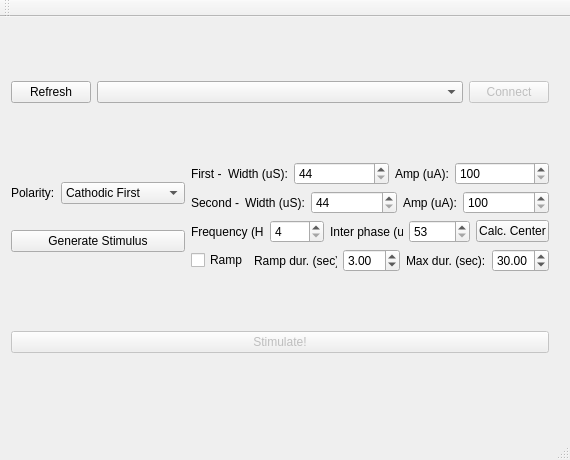
<?xml version="1.0" encoding="UTF-8"?>
<ui version="4.0">
 <class>MainWindow</class>
 <widget class="QMainWindow" name="MainWindow">
  <property name="geometry">
   <rect>
    <x>0</x>
    <y>0</y>
    <width>570</width>
    <height>460</height>
   </rect>
  </property>
  <property name="windowTitle">
   <string>MainWindow</string>
  </property>
  <widget class="QWidget" name="centralWidget">
   <widget class="QWidget" name="centralVerticalLayoutWidget">
    <property name="geometry">
     <rect>
      <x>0</x>
      <y>0</y>
      <width>560</width>
      <height>400</height>
     </rect>
    </property>
    <layout class="QVBoxLayout" name="centralVerticalLayout" stretch="0,1,0">
     <item>
      <layout class="QHBoxLayout" name="deviceHorizontalLayout" stretch="0,0,0">
       <item>
        <widget class="QPushButton" name="deviceRefreshPushButton">
         <property name="text">
          <string>Refresh</string>
         </property>
        </widget>
       </item>
       <item>
        <widget class="QComboBox" name="deviceComboBox">
         <property name="sizePolicy">
          <sizepolicy hsizetype="Preferred" vsizetype="Fixed">
           <horstretch>1</horstretch>
           <verstretch>0</verstretch>
          </sizepolicy>
         </property>
        </widget>
       </item>
       <item>
        <widget class="QPushButton" name="deviceConnectPushButton">
         <property name="enabled">
          <bool>false</bool>
         </property>
         <property name="text">
          <string>Connect</string>
         </property>
        </widget>
       </item>
      </layout>
     </item>
     <item>
      <layout class="QHBoxLayout" name="designHorizontalLayout" stretch="0,0">
       <item>
        <layout class="QVBoxLayout" name="stimDesignVerticalLayout">
         <item>
          <layout class="QHBoxLayout" name="stimDesignHorizontalLayout">
           <item>
            <widget class="QLabel" name="polarityLabel">
             <property name="text">
              <string>Polarity:</string>
             </property>
            </widget>
           </item>
           <item>
            <widget class="QComboBox" name="polarityComboBox">
             <item>
              <property name="text">
               <string>Cathodic First</string>
              </property>
             </item>
             <item>
              <property name="text">
               <string>Anodic First</string>
              </property>
             </item>
             <item>
              <property name="text">
               <string>Monophasic-Like</string>
              </property>
             </item>
            </widget>
           </item>
          </layout>
         </item>
         <item>
          <widget class="QPushButton" name="stimGenPushButton">
           <property name="text">
            <string>Generate Stimulus</string>
           </property>
          </widget>
         </item>
        </layout>
       </item>
       <item>
        <layout class="QVBoxLayout" name="waveformVerticalLayout">
         <item>
          <layout class="QHBoxLayout" name="phaseOneHorizontalLayout">
           <item>
            <widget class="QLabel" name="phaseOneLabel">
             <property name="text">
              <string>First -</string>
             </property>
            </widget>
           </item>
           <item>
            <widget class="QLabel" name="phaseOneWidthLabel">
             <property name="text">
              <string>Width (uS):</string>
             </property>
            </widget>
           </item>
           <item>
            <widget class="QSpinBox" name="phaseOneWidthSpinBox">
             <property name="sizePolicy">
              <sizepolicy hsizetype="Minimum" vsizetype="Fixed">
               <horstretch>1</horstretch>
               <verstretch>0</verstretch>
              </sizepolicy>
             </property>
             <property name="minimum">
              <number>44</number>
             </property>
             <property name="maximum">
              <number>65535</number>
             </property>
            </widget>
           </item>
           <item>
            <widget class="QLabel" name="phaseOneAmpLabel">
             <property name="text">
              <string>Amp (uA):</string>
             </property>
            </widget>
           </item>
           <item>
            <widget class="QSpinBox" name="phaseOneAmpSpinBox">
             <property name="sizePolicy">
              <sizepolicy hsizetype="Minimum" vsizetype="Fixed">
               <horstretch>1</horstretch>
               <verstretch>0</verstretch>
              </sizepolicy>
             </property>
             <property name="minimum">
              <number>100</number>
             </property>
             <property name="maximum">
              <number>10000</number>
             </property>
            </widget>
           </item>
          </layout>
         </item>
         <item>
          <layout class="QHBoxLayout" name="phaseTwoHorizontalLayout">
           <item>
            <widget class="QLabel" name="phaseTwoLabel">
             <property name="text">
              <string>Second -</string>
             </property>
            </widget>
           </item>
           <item>
            <widget class="QLabel" name="phaseTwoWidthLabel">
             <property name="text">
              <string>Width (uS):</string>
             </property>
            </widget>
           </item>
           <item>
            <widget class="QSpinBox" name="phaseTwoWidthSpinBox">
             <property name="sizePolicy">
              <sizepolicy hsizetype="Minimum" vsizetype="Fixed">
               <horstretch>1</horstretch>
               <verstretch>0</verstretch>
              </sizepolicy>
             </property>
             <property name="minimum">
              <number>44</number>
             </property>
             <property name="maximum">
              <number>65535</number>
             </property>
            </widget>
           </item>
           <item>
            <widget class="QLabel" name="phaseTwoAmpLabel">
             <property name="text">
              <string>Amp (uA):</string>
             </property>
            </widget>
           </item>
           <item>
            <widget class="QSpinBox" name="phaseTwoAmpSpinBox">
             <property name="sizePolicy">
              <sizepolicy hsizetype="Minimum" vsizetype="Fixed">
               <horstretch>1</horstretch>
               <verstretch>0</verstretch>
              </sizepolicy>
             </property>
             <property name="minimum">
              <number>100</number>
             </property>
             <property name="maximum">
              <number>10000</number>
             </property>
            </widget>
           </item>
          </layout>
         </item>
         <item>
          <layout class="QHBoxLayout" name="interphaseHorizontalLayout">
           <item>
            <widget class="QLabel" name="label_3">
             <property name="text">
              <string>Frequency (Hz):</string>
             </property>
            </widget>
           </item>
           <item>
            <widget class="QSpinBox" name="spinBox">
             <property name="minimum">
              <number>4</number>
             </property>
             <property name="maximum">
              <number>5000</number>
             </property>
            </widget>
           </item>
           <item>
            <widget class="QLabel" name="interphaseLabel">
             <property name="text">
              <string>Inter phase (uS):</string>
             </property>
            </widget>
           </item>
           <item>
            <widget class="QSpinBox" name="interphaseSpinBox">
             <property name="minimum">
              <number>53</number>
             </property>
             <property name="maximum">
              <number>65535</number>
             </property>
            </widget>
           </item>
           <item>
            <spacer name="horizontalSpacer_3">
             <property name="orientation">
              <enum>Qt::Horizontal</enum>
             </property>
             <property name="sizeHint" stdset="0">
              <size>
               <width>40</width>
               <height>20</height>
              </size>
             </property>
            </spacer>
           </item>
           <item>
            <widget class="QPushButton" name="interphaseCenterButton">
             <property name="text">
              <string>Calc. Center</string>
             </property>
            </widget>
           </item>
          </layout>
         </item>
         <item>
          <layout class="QHBoxLayout" name="sequenceHorizontalLayout">
           <item>
            <widget class="QCheckBox" name="rampCheckBox">
             <property name="text">
              <string>Ramp</string>
             </property>
            </widget>
           </item>
           <item>
            <spacer name="horizontalSpacer">
             <property name="orientation">
              <enum>Qt::Horizontal</enum>
             </property>
             <property name="sizeHint" stdset="0">
              <size>
               <width>40</width>
               <height>20</height>
              </size>
             </property>
            </spacer>
           </item>
           <item>
            <widget class="QLabel" name="label">
             <property name="text">
              <string>Ramp dur. (sec):</string>
             </property>
            </widget>
           </item>
           <item>
            <widget class="QDoubleSpinBox" name="doubleSpinBox">
             <property name="value">
              <double>3.000000000000000</double>
             </property>
            </widget>
           </item>
           <item>
            <spacer name="horizontalSpacer_2">
             <property name="orientation">
              <enum>Qt::Horizontal</enum>
             </property>
             <property name="sizeHint" stdset="0">
              <size>
               <width>40</width>
               <height>20</height>
              </size>
             </property>
            </spacer>
           </item>
           <item>
            <widget class="QLabel" name="label_2">
             <property name="text">
              <string>Max dur. (sec):</string>
             </property>
            </widget>
           </item>
           <item>
            <widget class="QDoubleSpinBox" name="doubleSpinBox_2">
             <property name="value">
              <double>30.000000000000000</double>
             </property>
            </widget>
           </item>
          </layout>
         </item>
        </layout>
       </item>
      </layout>
     </item>
     <item>
      <layout class="QHBoxLayout" name="stimulateHorizontalLayout">
       <item>
        <widget class="QPushButton" name="stimulatePushButton">
         <property name="enabled">
          <bool>false</bool>
         </property>
         <property name="text">
          <string>Stimulate!</string>
         </property>
        </widget>
       </item>
      </layout>
     </item>
    </layout>
   </widget>
  </widget>
  <widget class="QMenuBar" name="menuBar">
   <property name="geometry">
    <rect>
     <x>0</x>
     <y>0</y>
     <width>570</width>
     <height>21</height>
    </rect>
   </property>
  </widget>
  <widget class="QToolBar" name="mainToolBar">
   <attribute name="toolBarArea">
    <enum>TopToolBarArea</enum>
   </attribute>
   <attribute name="toolBarBreak">
    <bool>false</bool>
   </attribute>
  </widget>
  <widget class="QStatusBar" name="statusBar"/>
 </widget>
 <layoutdefault spacing="6" margin="11"/>
 <resources/>
 <connections/>
</ui>
